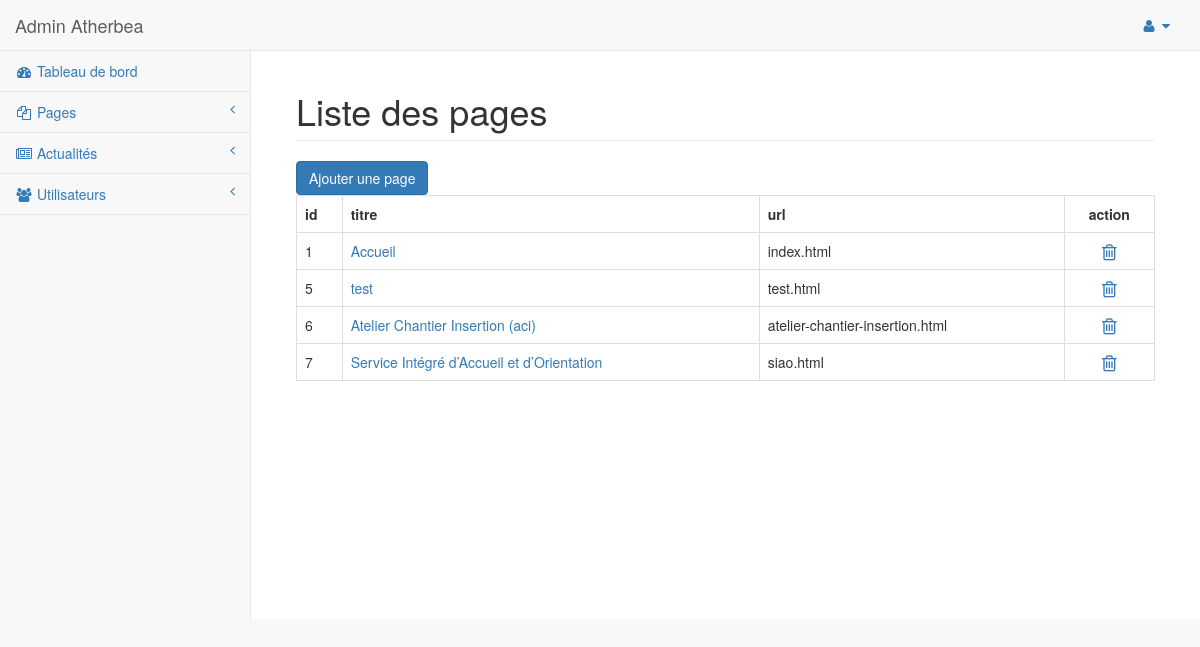
The app's page /admin/page/index.php (signed in) with its own data.
### tables this page shows
CREATE TABLE IF NOT EXISTS `page` (
  `id` int(11) NOT NULL AUTO_INCREMENT,
  `titre` varchar(255) NOT NULL,
  `url` varchar(255) NOT NULL,
  `contenu` longtext NOT NULL,
  `id_categorie` int(11) NOT NULL DEFAULT '0',
  PRIMARY KEY (`id`)
);

### admin/page/index.php (the view, shortened to what this page needs)
<?php
include("../inc/conf.php");
$title="Liste des pages";
$sql="SELECT * FROM page";
$res = $dbh->prepare($sql);
$res->execute();
$pages = $res->fetchAll(PDO::FETCH_ASSOC);
?>
<!DOCTYPE html>
<html lang="en">
<head>
    <?php
    include("../inc/head.php");
    ?>
</head>
<body>
    <div id="wrapper">
        <?php
            include("../inc/menu.php");
        ?>
        <div id="page-wrapper">
            <div class="container-fluid">
                <div class="row">
                    <div class="col-lg-12">
                        <h1 class="page-header"><?php echo $title;?></h1>
                    </div>
                </div>
                <div class="row">
                    <div class="col-lg-12">
                        <a href="add_form.php" class="btn btn-primary">Ajouter une page</a>
                        <table class="table table-bordered">
                            <tr>
                                <th>id</th>
                                <th>titre</th>
                                <th>url</th>
                                <th class="text-center">action</th>
                            </tr>
                            <?php
                            foreach ($pages as $key => $value) {
                            ?>
                                <tr>
                                    <td><?php echo $value["id"];?></td>
                                    <td><a href="<?php echo SITE_URL;?>page/update_form.php?id=<?php echo $value["id"];?>"><?php echo $value["titre"];?></a></td>
                                    <td><?php echo $value["url"];?>.html</td>
                                    <td class="text-center"><a href="<?php echo SITE_URL;?>page/del.php?id=<?php echo $value["id"];?>" class="del"><i class="fa fa-lg fa-trash-o"></i></a></td>
                                </tr>
                            <?php
                            }
                            ?>
                        </table>
                    </div>
                </div>
            </div>
        </div>
    </div>
</body>
</html>

### records on screen
page: id "1", titre "Accueil", url "index"
page: id "5", titre "test", url "test"
page: id "6", titre "Atelier Chantier Insertion (aci)", url "atelier-chantier-insertion"
page: id "7", titre "Service Intégré d’Accueil et d’Orientation", url "siao"

### other values on screen
$title "Liste des pages"
